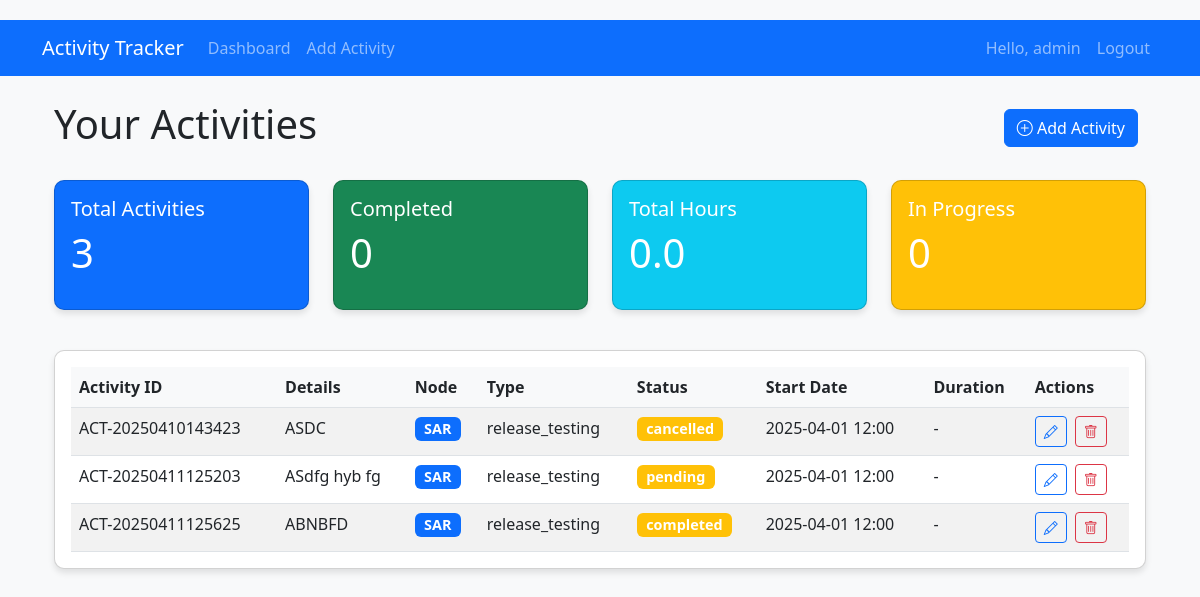
The app's page /dashboard (signed in) with its own data.
### app/models.py (models this page shows, shortened)
class User(UserMixin, db.Model):
    __tablename__ = 'users'
    id = db.Column(db.Integer, primary_key=True)
    username = db.Column(db.String(64), unique=True, nullable=False)
    email = db.Column(db.String(120), unique=True, nullable=False)
    password_hash = db.Column(db.String(128), nullable=False)
    role = db.Column(db.String(20), nullable=False, default='member')
    team = db.Column(db.String(20), nullable=False, default='development')
    created_at = db.Column(db.DateTime, default=datetime.utcnow)
    activities = db.relationship('Activity', backref='author', lazy='dynamic',
                               foreign_keys='Activity.user_id')
    assigned_activities = db.relationship('Activity', backref='assignee',
                                        foreign_keys='Activity.assigned_to',
                                        lazy='dynamic')
    assigned_by_me = db.relationship('Activity', backref='assigner',
                                    foreign_keys='Activity.assigner_id',
                                    lazy='dynamic')
    dropdown_options = db.relationship('DropdownOption', backref='creator', lazy='dynamic')
    reports = db.relationship('Report', backref='author', lazy='dynamic')

class Activity(db.Model):
    __tablename__ = 'activities'
    id = db.Column(db.Integer, primary_key=True)
    activity_id = db.Column(db.String(20), unique=True, nullable=False)
    details = db.Column(db.Text, nullable=False)
    node_name = db.Column(db.String(50))
    activity_type = db.Column(db.String(50))
    status = db.Column(db.String(50), default='pending')
    start_date = db.Column(db.DateTime, nullable=False)
    end_date = db.Column(db.DateTime)
    duration = db.Column(db.Float)
    user_id = db.Column(db.Integer, db.ForeignKey('users.id'))
    assigned_to = db.Column(db.Integer, db.ForeignKey('users.id'))
    assigner_id = db.Column(db.Integer, db.ForeignKey('users.id'))
    created_at = db.Column(db.DateTime, default=datetime.utcnow)
    updated_at = db.Column(db.DateTime, default=datetime.utcnow, onupdate=datetime.utcnow)

### app/main/routes.py (the view)
@bp.route('/dashboard')
@login_required
def dashboard():
    activities = Activity.query.filter(
        (Activity.user_id == current_user.id) |
        (Activity.assigned_to == current_user.id)
    ).order_by(Activity.start_date.desc()).all()
    return render_template('dashboard.html',
                         activities=activities,
                         node_names=get_team_options('node_name', current_user.team),
                         activity_types=get_team_options('activity_type', current_user.team),
                         statuses=get_team_options('status', current_user.team))

### app/main/routes.py (called while the page is built)
def get_team_options(category, team):
    return DropdownOption.query.filter_by(category=category, team=team).all()

### app/models.py (called while the page is built)
@login_manager.user_loader
def load_user(user_id):
    return User.query.get(int(user_id))

### app/templates/dashboard.html (shortened to what this page needs)
{% extends "base.html" %}
{% block content %}
<div class="container mt-4">
    <div class="d-flex justify-content-between align-items-center mb-4">
        <h1>Your Activities</h1>
        <div>
            <a href="{{ url_for('main.add_activity') }}" class="btn btn-primary me-2">
                <i class="bi bi-plus-circle"></i> Add Activity
            </a>
        </div>
    </div>
    <div class="row mb-4">
        <div class="col-md-3">
            <div class="card stat-card text-white bg-primary mb-3">
                <div class="card-body">
                    <h5 class="card-title">Total Activities</h5>
                    <p class="display-6">{{ activities|length }}</p>
                </div>
            </div>
        </div>
        <div class="col-md-3">
            <div class="card stat-card text-white bg-success mb-3">
                <div class="card-body">
                    <h5 class="card-title">Completed</h5>
                    <p class="display-6">
                        {{ activities|selectattr('status', 'equalto', 'Completed')|list|length }}
                    </p>
                </div>
            </div>
        </div>
        <div class="col-md-3">
            <div class="card stat-card text-white bg-info mb-3">
                <div class="card-body">
                    <h5 class="card-title">Total Hours</h5>
                    <p class="display-6">
                        {{ activities | map(attribute='duration') | map('float') | sum | round(2) }}
                    </p>
                </div>
            </div>
        </div>
        <div class="col-md-3">
            <div class="card stat-card text-white bg-warning mb-3">
                <div class="card-body">
                    <h5 class="card-title">In Progress</h5>
                    <p class="display-6">
                        {{ activities|selectattr('status', 'equalto', 'In Progress')|list|length }}
                    </p>
                </div>
            </div>
        </div>
    </div>
    <div class="card">
        <div class="card-body">
            <div class="table-responsive">
                <table class="table table-striped table-hover">
                    <thead class="bg-light text-dark">
                        <tr>
                            <th>Activity ID</th>
                            <th>Details</th>
                            <th>Node</th>
                            <th>Type</th>
                            <th>Status</th>
                            <th>Start Date</th>
                            <th>Duration</th>
                            <th>Actions</th>
                        </tr>
                    </thead>
                    <tbody>
                        {% for activity in activities %}
                        <tr>
                            <td>{{ activity.activity_id }}</td>
                            <td>{{ activity.details|truncate(30) }}</td>
                            <td>
                                <span class="badge bg-primary">{{ activity.node_name }}</span>
                            </td>
                            <td>{{ activity.activity_type }}</td>
                            <td>
                                <span class="badge bg-{{ 'success' if activity.status == 'Completed' else 'warning' }}">
                                    {{ activity.status }}
                                </span>
                            </td>
                            <td>{{ activity.start_date.strftime('%Y-%m-%d %H:%M') }}</td>
                            <td>
                                {% if activity.duration %}
                                {{ "%.2f"|format(activity.duration) }} hrs
                                {% else %}
                                -
                                {% endif %}
                            </td>
                            <td>
                                <a href="{{ url_for('main.edit_activity', id=activity.id) }}"
                                   class="btn btn-sm btn-outline-primary me-1">
                                    <i class="bi bi-pencil"></i>
                                </a>
                                <form method="POST" action="{{ url_for('main.delete_activity', id=activity.id) }}"
                                      class="d-inline">
                                    <button type="submit" class="btn btn-sm btn-outline-danger"
                                            onclick="return confirm('Delete this activity?')">
                                        <i class="bi bi-trash"></i>
                                    </button>
                                </form>
                            </td>
                        </tr>
                        {% endfor %}
                    </tbody>
                </table>
            </div>
        </div>
    </div>
</div>
{% endblock %}

### app/templates/base.html (shortened to what this page needs)
<!DOCTYPE html>
<html lang="en">
<head>
    <link href="https://cdn.jsdelivr.net/npm/bootstrap@5.3.0/dist/css/bootstrap.min.css" rel="stylesheet">
    <link rel="stylesheet" href="https://cdn.jsdelivr.net/npm/bootstrap-icons@1.8.1/font/bootstrap-icons.css">
    <link rel="stylesheet" href="{{ url_for('static', filename='css/styles.css') }}">
</head>
<body>
    <nav class="navbar navbar-expand-lg navbar-dark bg-primary">
        <div class="container">
            <a class="navbar-brand" href="{{ url_for('main.index') }}">Activity Tracker</a>
            <div class="collapse navbar-collapse" id="navbarNav">
                <ul class="navbar-nav me-auto">
                    {% if current_user.is_authenticated %}
                        <li class="nav-item">
                            <a class="nav-link" href="{{ url_for('main.dashboard') }}">Dashboard</a>
                        </li>
                        <li class="nav-item">
                            <a class="nav-link" href="{{ url_for('main.add_activity') }}">Add Activity</a>
                        </li>
                    {% endif %}
                </ul>
                <ul class="navbar-nav">
                    {% if current_user.is_authenticated %}
                        <li class="nav-item">
                            <span class="nav-link">Hello, {{ current_user.username }}</span>
                        </li>
                        <li class="nav-item">
                            <a class="nav-link" href="{{ url_for('auth.logout') }}">Logout</a>
                        </li>
                    {% endif %}
                </ul>
            </div>
        </div>
    </nav>
    <div class="container mt-4">
        {% block content %}{% endblock %}
    </div>
</body>
</html>

### app/static/css/styles.css (style rules this page uses)
body { padding-top: 20px; background-color: #f8f9fa; }
.stat-card { transition: transform 0.3s ease; }
.table-responsive { overflow-x: auto; }
.btn-primary { background-color: #0d6efd; border-color: #0d6efd; }
.btn-outline-primary { color: #0d6efd; border-color: #0d6efd; }
.card { border-radius: 10px; box-shadow: 0 4px 6px rgba(0, 0, 0, 0.1); margin-bottom: 20px; }
.table { margin-bottom: 0; }
.table th { font-weight: 600; background-color: #f8f9fa; }
.badge { font-size: 0.9em; }

### app/templates/dashboard.html (style rules this page uses)
.stat-card { transition: transform 0.3s ease; }
.badge { font-size: 0.9em; }

### records on screen
User: username "admin"
Activity: activity_id "ACT-20250410143423", details "ASDC", node_name "SAR", activity_type "release_testing", status "cancelled", start_date "2025-04-01 12:00"
Activity: activity_id "ACT-20250411125203", details "ASdfg hyb fg", node_name "SAR", activity_type "release_testing", status "pending", start_date "2025-04-01 12:00"
Activity: activity_id "ACT-20250411125625", details "ABNBFD", node_name "SAR", activity_type "release_testing", status "completed", start_date "2025-04-01 12:00"

### other values on screen
{{ activities|length }} "3"
{{ activities|selectattr('status', 'equalto', 'Completed')|list|length }} "0"
{{ activities | map(attribute='duration') | map('float') | sum | round(2) }} "0.0"
{{ activities|selectattr('status', 'equalto', 'In Progress')|list|length }} "0"
